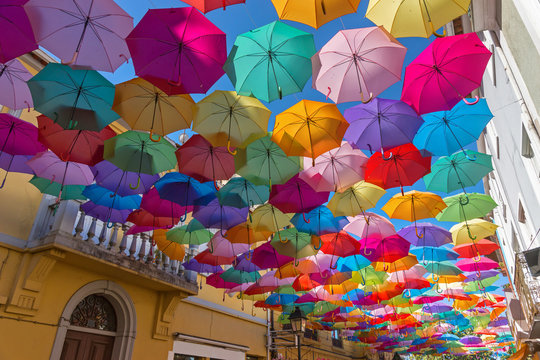
//> input picture Study_Yeungnam_Univ/Autonomous driving Artificial intelligence/bmp&jpg/colorful.jpg, 540 x 360 px
$ ./Color_Transformations_eg2   (built with g++ and OpenCV 4, the #if around main switched on)
//> lines starting //> are read from the running program, lines starting //| are printed output that depends on the picture
#if 0
#include <stdio.h>
#include <iostream>
#include "opencv2/opencv.hpp"

int main(void) {

	using namespace cv;
	using namespace std;

	Mat src, src_hsv, new_hsv;

	vector<Mat> src_hsv_channels;

	src = imread("colorful.jpg", IMREAD_COLOR);
//> src is the input picture: 360 rows x 540 cols, CV_8UC3; mean B, G, R 104.6, 101.6, 128.9
	imshow("scr", src);
	cvtColor(src, src_hsv, COLOR_BGR2HSV);
//> src_hsv: 360 rows x 540 cols, CV_8UC3; mean H, S, V 83, 148.2, 155.3

	split(src_hsv, src_hsv_channels);
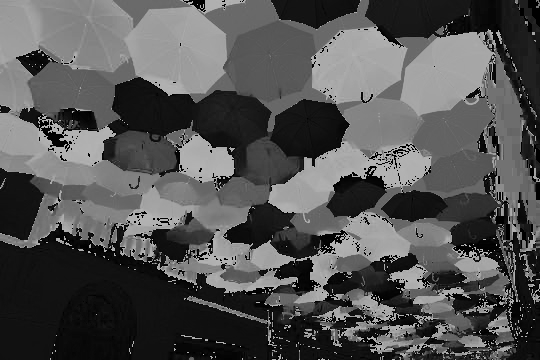
//> src_hsv_channels[0]: 360 rows x 540 cols, CV_8UC1; min 0, max 179, mean 83
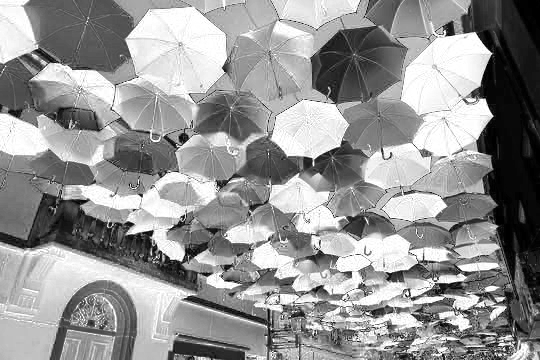
//> src_hsv_channels[1]: 360 rows x 540 cols, CV_8UC1; min 0, max 255, mean 148.2
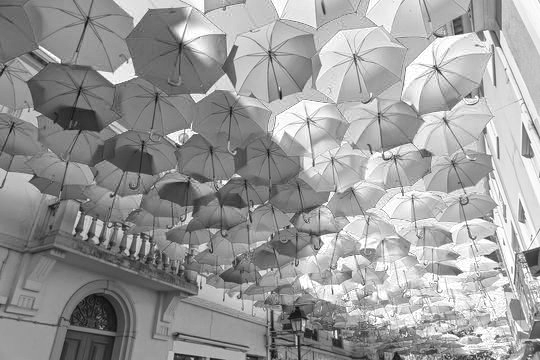
//> src_hsv_channels[2]: 360 rows x 540 cols, CV_8UC1; min 8, max 255, mean 155.3
	/*
	src_hsv_channels[0] = H  ->  H = 색조
	src_hsv_channels[1] = S  ->  S = 색상의 순도
	src_hsv_channels[2] = V  ->  V = 명암
	*/

	for (int i = 0; i < src.rows; i++) {
		for (int j = 0; j < src.cols; j++) {
			if ((src_hsv_channels[0].at<uchar>(i, j) > 9) && (src_hsv_channels[0].at<uchar>(i, j) < 23)) { // when 9 < H < 23 (orange color range)
				src_hsv_channels[1].at<uchar>(i, j) = src_hsv_channels[1].at<uchar>(i, j);
			}
			else {
				src_hsv_channels[1].at<uchar>(i, j) = 0; // 오랜지 색상이 아닌 색상의 순도를 0으로 만듦.
			}
		}
	}
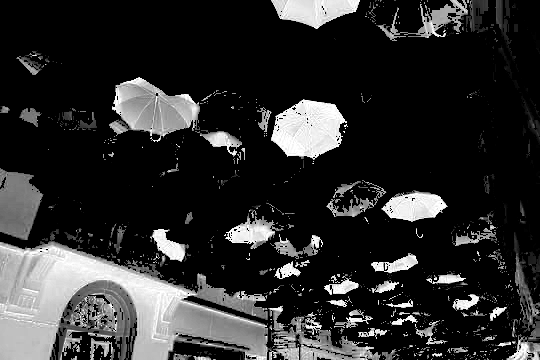
//> src_hsv_channels[1]: 360 rows x 540 cols, CV_8UC1; min 0, max 255, mean 44.7

	merge(src_hsv_channels, new_hsv);
//> new_hsv: 360 rows x 540 cols, CV_8UC3; mean H, S, V 83, 44.7, 155.3

	Mat new_img;
	cvtColor(new_hsv, new_img, COLOR_HSV2BGR);
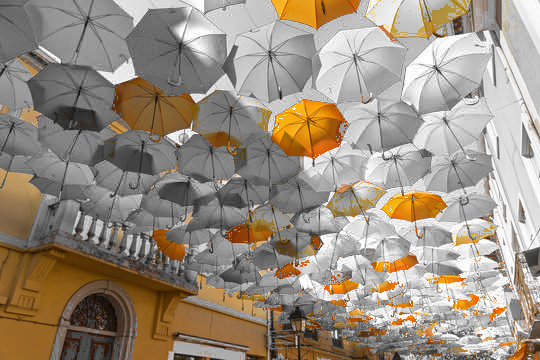
//> new_img: 360 rows x 540 cols, CV_8UC3; mean B, G, R 129.4, 143.7, 155.3
	imshow("hist_eq_V_img", new_img);

	waitKey(0);
	return 0;

}

#endif

$ run again, with Study_Yeungnam_Univ/Autonomous driving Artificial intelligence/bmp&jpg/building.jpg copied over Study_Yeungnam_Univ/Autonomous driving Artificial intelligence/bmp&jpg/colorful.jpg
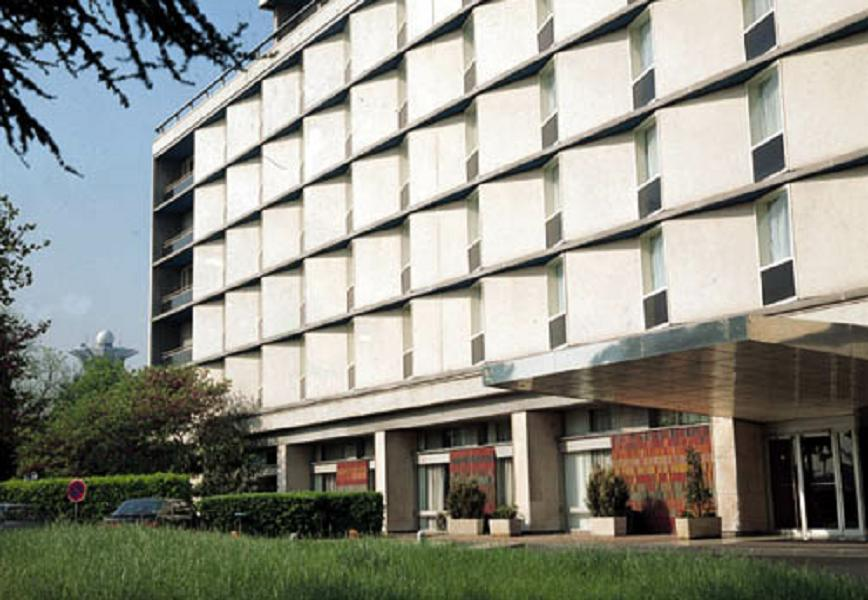
//> input picture Study_Yeungnam_Univ/Autonomous driving Artificial intelligence/bmp&jpg/building.jpg, 868 x 600 px
//> src is the input picture: 600 rows x 868 cols, CV_8UC3; mean B, G, R 133.7, 143.6, 142.9
//> src_hsv: 600 rows x 868 cols, CV_8UC3; mean H, S, V 40.4, 55.8, 150.8
//> after the loop `for (int i = 0; i < src.rows; i++)`:
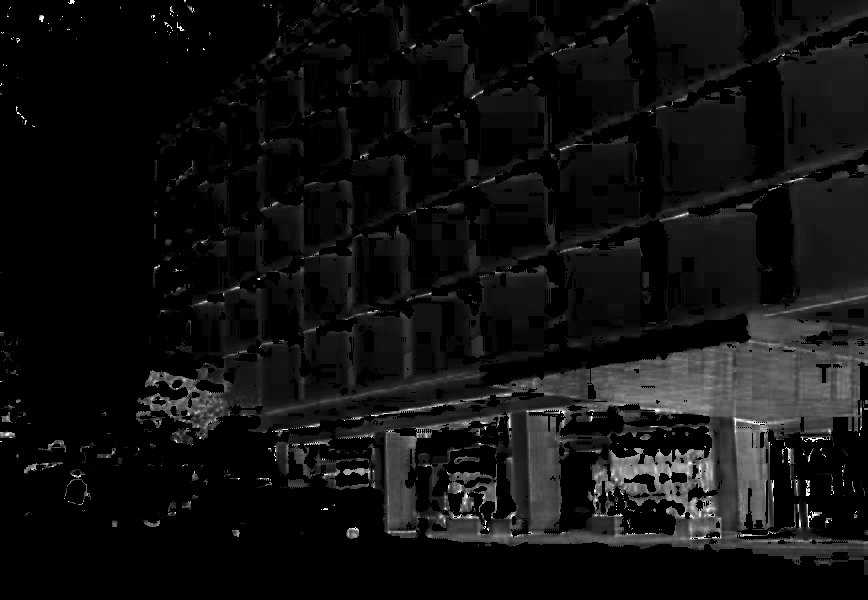
//> src_hsv_channels[1]: 600 rows x 868 cols, CV_8UC1; min 0, max 255, mean 16.7
//> new_hsv: 600 rows x 868 cols, CV_8UC3; mean H, S, V 40.4, 16.7, 150.8
//> `cvtColor(new_hsv, new_img, COLOR_HSV2BGR);`:
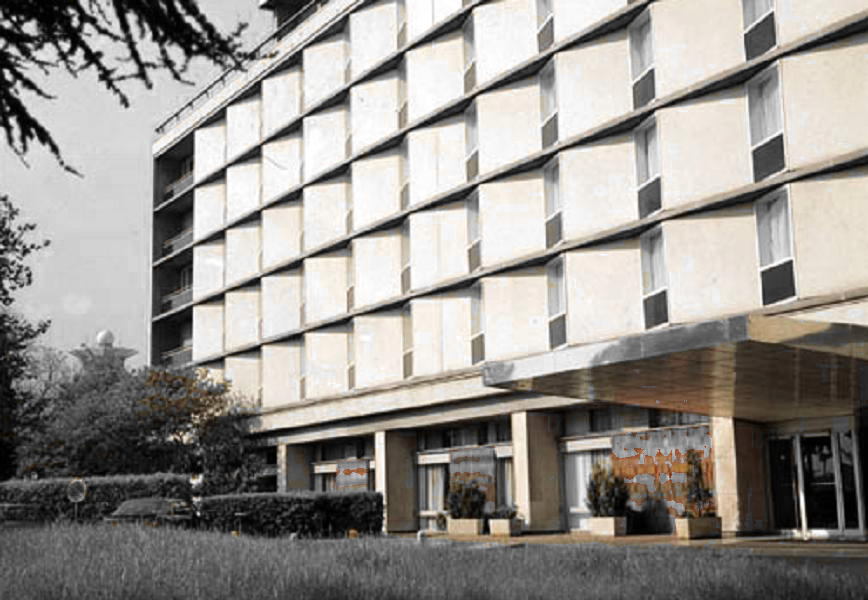
//> new_img: 600 rows x 868 cols, CV_8UC3; mean B, G, R 142.1, 146.9, 150.8

$ run again, with Study_Yeungnam_Univ/Autonomous driving Artificial intelligence/bmp&jpg/castle.jpg copied over Study_Yeungnam_Univ/Autonomous driving Artificial intelligence/bmp&jpg/colorful.jpg
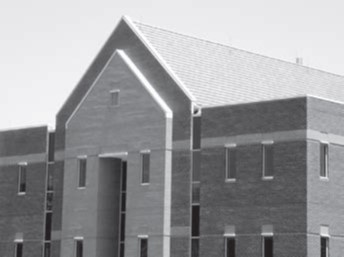
//> input picture Study_Yeungnam_Univ/Autonomous driving Artificial intelligence/bmp&jpg/castle.jpg, 344 x 257 px
//> src is the input picture: 257 rows x 344 cols, CV_8UC3; mean B, G, R 156.5, 154.2, 153.9
//> src_hsv: 257 rows x 344 cols, CV_8UC3; mean H, S, V 118, 5.1, 156.5
//> `split(src_hsv, src_hsv_channels);`:
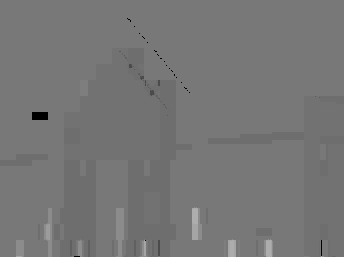
//> src_hsv_channels[0]: 257 rows x 344 cols, CV_8UC1; min 0, max 173, mean 118
//> `split(src_hsv, src_hsv_channels);`:
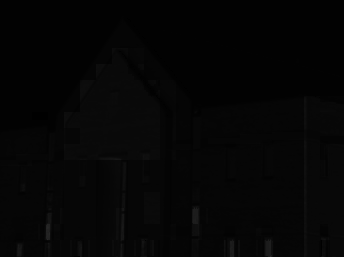
//> src_hsv_channels[1]: 257 rows x 344 cols, CV_8UC1; min 0, max 42, mean 5.1
//> new_hsv: 257 rows x 344 cols, CV_8UC3; mean H, S, V 118, 0, 156.5
